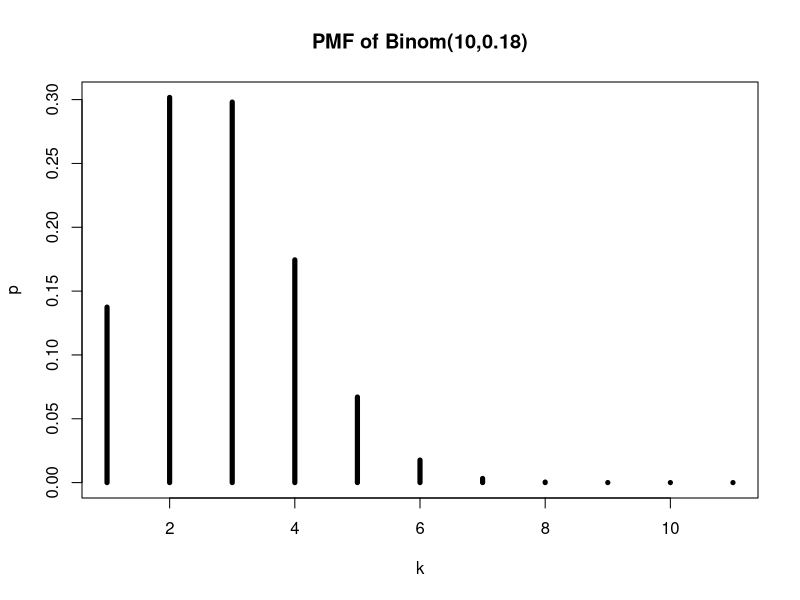

Reproduce this figure in R.
## ---- chunk 1
library(tidyverse)
set.seed(10)
## ---- chunk 2
mean(rbinom(10000, 10, 0.3))
## ---- chunk 3
plot(dbinom(c(0:10),10,0.18), type="h", lwd=5, xlab="k", ylab="p", main="PMF of Binom(10,0.18)")
## ---- chunk 4
roll_15 <- function()
{
    rolls <- sample(1:6, 15, replace=TRUE)
    sums <- cumsum(rolls)
    return(which(sums >= 15)[1])   
}

mean(replicate(10000, roll_15()))
